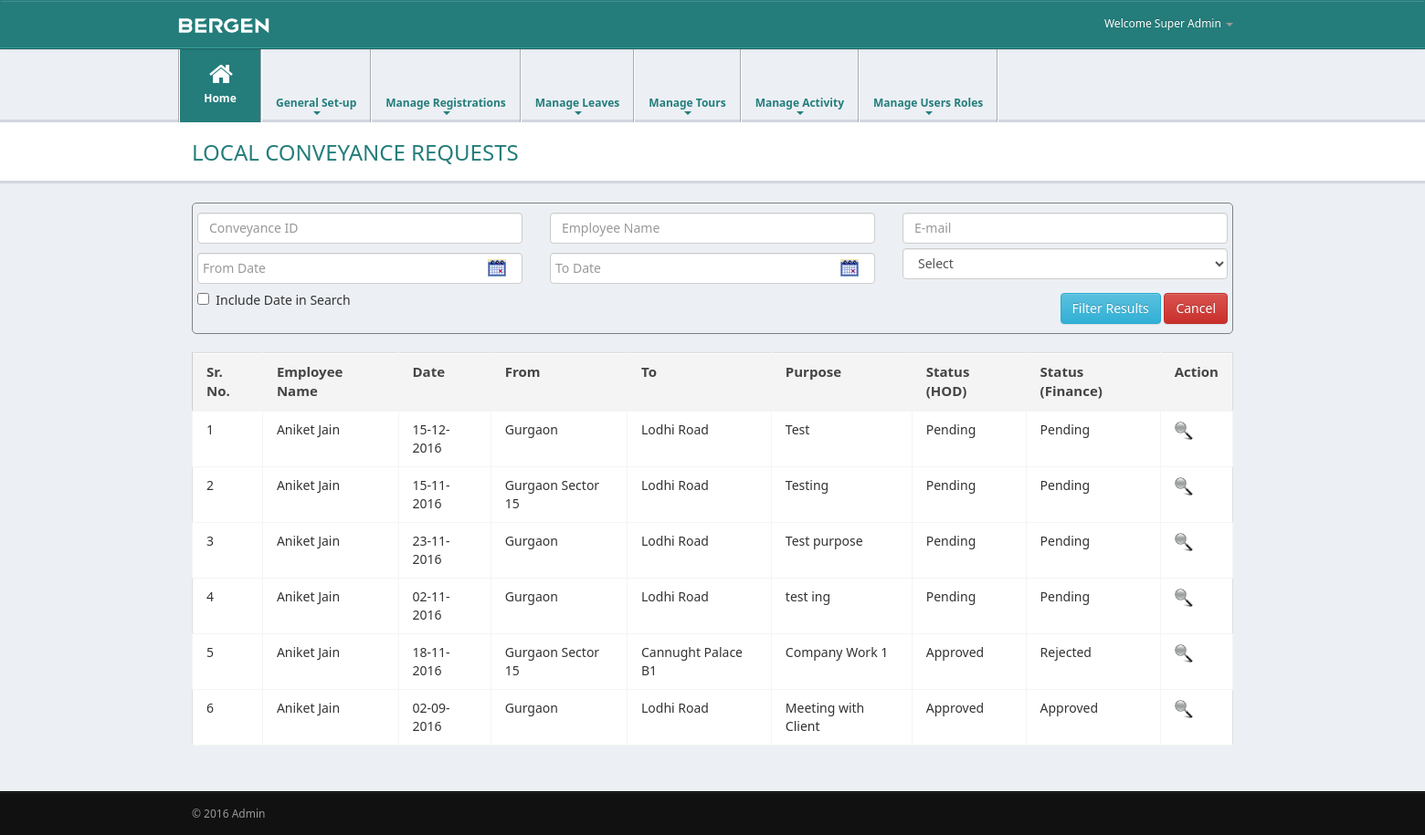
The page /index.php?Option=Tour&SubOption=localConveyanceRequests (signed in) on the database its author committed.
### tables this page shows
CREATE TABLE IF NOT EXISTS `local_conveyance_requests` (
  `id` int(11) NOT NULL AUTO_INCREMENT,
  `emp_id` int(11) NOT NULL COMMENT 'ID of employee (Refers to "employees" table)',
  `type` enum('Advance','Reimbursement') NOT NULL,
  `date` date NOT NULL,
  `from` varchar(255) NOT NULL,
  `to` varchar(255) NOT NULL,
  `paid_by` enum('Company','Self') NOT NULL,
  `purpose` text NOT NULL,
  `travel_mode` varchar(255) NOT NULL,
  `amount` float NOT NULL,
  `start_meter_reading` float NOT NULL,
  `end_meter_reading` float NOT NULL,
  `total_kms` float NOT NULL,
  `approve_status_HOD1` enum('pending','approved','rejected') NOT NULL DEFAULT 'pending',
  `HOD1_comment` text NOT NULL,
  `approved_by_HOD1_id` int(11) NOT NULL DEFAULT '0',
  `approve_status_HOD2` enum('pending','approved','rejected') NOT NULL DEFAULT 'pending',
  `HOD2_comment` text NOT NULL,
  `approve_status_finance` enum('pending','approved','rejected') NOT NULL DEFAULT 'pending',
  `finance_comment` text NOT NULL,
  `approved_by_finance_id` int(11) DEFAULT '0',
  `amount_deposited` float NOT NULL,
  `created_date` datetime NOT NULL,
  `last_updated` datetime NOT NULL,
  PRIMARY KEY (`id`)
);

CREATE TABLE IF NOT EXISTS `employees` (
  `emp_id` int(11) NOT NULL AUTO_INCREMENT,
  `first_name` varchar(255) NOT NULL,
  `last_name` varchar(255) NOT NULL,
  `email` varchar(255) NOT NULL,
  `password` varchar(255) NOT NULL,
  `department_id` int(11) NOT NULL COMMENT 'ID of department',
  `designation_id` int(11) NOT NULL COMMENT 'ID of designation',
  `branch_id` int(11) NOT NULL,
  `address` text NOT NULL,
  `phone` bigint(20) NOT NULL,
  `emp_code` varchar(255) NOT NULL,
  `status` enum('active','inactive') NOT NULL DEFAULT 'active',
  `emp_category` enum('originator','authorizer','both') NOT NULL,
  `birth_date` date NOT NULL,
  `joining_date` date NOT NULL,
  `pan_number` varchar(255) NOT NULL,
  `passport_number` varchar(255) NOT NULL,
  `HOD_1_id` int(11) NOT NULL,
  `HOD_1_name` varchar(255) NOT NULL,
  `HOD_1_email` varchar(255) NOT NULL,
  `HOD_2_id` int(11) NOT NULL,
  `HOD_2_name` varchar(255) NOT NULL,
  `HOD_2_email` varchar(255) NOT NULL,
  `hr_id` int(11) NOT NULL,
  `hr_name` varchar(255) NOT NULL,
  `hr_email` int(255) NOT NULL,
  `role_id` int(11) NOT NULL COMMENT 'Refers to the ID of table "roles"',
  `bank_name` varchar(255) NOT NULL,
  `bank_ac_number` varchar(200) NOT NULL,
  `bank_ifsc_Code` varchar(20) NOT NULL,
  `bank_branch_address` text NOT NULL,
  `created_date` datetime NOT NULL,
  `last_password_change` datetime NOT NULL,
  PRIMARY KEY (`emp_id`)
);

### classes/class.LocalConveyance.inc.php (called while the page is built, shortened)
<?php
class LocalConveyance
{
	public function getLocalConveyanceRequests($empId, $category = 'originator', $conveyanceId = 0, $start = '', $end = '')
	{
		$search_text_condition = $this->getSearchTextCondition();
		$query = "SELECT lcr.*, e.first_name, e.last_name, e.HOD_1_id, e.HOD_2_id, e.hr_id, e.email, e.branch_id FROM local_conveyance_requests AS lcr INNER JOIN employees AS e ON lcr.emp_id = e.emp_id WHERE 1=1 ";
		$query .= $search_text_condition;
		if($conveyanceId > 0 && $category == 'originator')
		{
			$query .= " AND lcr.id = '".$conveyanceId."' AND lcr.emp_id = '".$empId."'";
		}
		elseif($conveyanceId > 0 && $category == 'authorizer')
		{
			$query .= " AND lcr.id = '".$conveyanceId."' AND e.HOD_1_id = '".$empId."' ";
		}
		elseif($conveyanceId > 0 && $category == 'superadmin')
		{
			$query .= " AND lcr.id = '".$conveyanceId."' ";
		}
		elseif($conveyanceId > 0 && ($category == 'finance' || $category == 'hr'))
		{
			$query .= " AND lcr.id = '".$conveyanceId."' ";
		}
		elseif($category == 'authorizer')
		{
			$query .= " AND e.HOD_1_id = '".$empId."' ";
		}
		elseif($category == 'superadmin')
		{
			$query .= " ";
		}
		elseif($category == 'hr')
		{
			$query .= " ";
		}
		elseif($category == 'finance')
		{
			$query .= " AND (lcr.approve_status_HOD1 = 'approved' OR lcr.approve_status_HOD2 = 'approved') AND e.branch_id = (SELECT branch_id FROM admin_users WHERE user_id = '".$empId."') ";
		}
		else
		{
			$query .= " AND e.emp_id = '".$empId."' ";
		}
		$query .= " ORDER BY lcr.id DESC";
		if($end > 0)
		{
			$query .= " LIMIT $start, $end";
		}
		$rsQuery = $GLOBALS['obj_db']->execute_query($query);
        return $rsQuery;
	}
	public function getSearchTextCondition()
    {
		$search_text_condition = "";
        return $search_text_condition;
    }
}
?>

### classes/class.Database.inc.php (called while the page is built, shortened)
<?php
class Database
{
	public $link;
	private $db_host;
	private $db_name;
	private $db_user;
	private $db_password;
	function __construct($db_host = DB_HOST, $db_user = DB_USER, $db_password = DB_PASSWORD, $db_name = DB_NAME)
	{
		$this->db_host = $db_host;
		$this->db_name = $db_name;
		$this->db_user = $db_user;
		$this->db_password = $db_password;
	}
	function get_database_link()
	{
		$this->link = mysqli_connect($this->db_host, $this->db_user, $this->db_password, $this->db_name);
		if (mysqli_connect_errno())
		{
			$error = mysqli_connect_error();
			$this->error_function($error);
		}
		else
		{
			return $this->link;
		}
	}
	function execute_query($query, $file='', $line=0, $func='')
	{
		$rs = mysqli_query($this->link, $query) or die($this->error_function(mysqli_error($this->link), $file, $line, $func, $query));
		return $rs;
	}
    public function fetch_array($resultSet, $mode = '')
    {
		if(!$mode)
		{
			$mode = MYSQLI_BOTH;
		}
		elseif($mode == 'ASSOC')
		{
			$mode = MYSQLI_ASSOC;
		}
		elseif($mode == 'NUM')
		{
			$mode = MYSQLI_NUM;
		}
		elseif($mode == 'BOTH')
		{
			$mode = MYSQLI_BOTH;
		}
        return @mysqli_fetch_array($resultSet, $mode);
    }
    public function num_rows($resultSet)
    {
        return @mysqli_num_rows($resultSet);
    }
}

### includes/tour/local_conveyance_requests.php (the view, shortened to what this page needs)
<link href="<?php echo SITE_URL;?>/css/jquery.fancybox.css" rel="stylesheet">
<?php
require_once("".CLASS_PATH."/class.LocalConveyance.inc.php");
$objLocalConveyance = new LocalConveyance;
?>
<div class="page-header">
	<h3>Local Conveyance Requests</h3>
</div>
<div class="col-md-12" style="clear:both; border: 1px solid grey; border-radius: 5px; padding: 5px; margin-bottom: 20px;">
	<form name="search_form" method="post" action="index.php?Option=Tour&SubOption=localConveyanceRequests">
	<div class="row">
	  <div class="tourform">
		<div class="col-md-4">
			<input type="search" name="txt_search_conveyance_id" value="<?php echo $_REQUEST['txt_search_conveyance_id']; ?>" class="form-control" placeholder="Conveyance ID">
		</div>
		<div class="col-md-4">
			<input type="search" name="txt_search_emp_name" value="<?php echo $_REQUEST['txt_search_emp_name']; ?>" class="form-control" placeholder="Employee Name">
		</div>
		<div class="col-md-4">
			<input type="search" name="txt_search_email" value="<?php echo $_REQUEST['txt_search_email']; ?>" class="form-control" placeholder="E-mail">
		</div>
	</div>
	</div>
	<div class="row">
	<div class="tourform">
		<div class="col-md-4">
			<input type="search" name="txt_search_date_from" id="txt_search_date_from" value="<?php echo $_REQUEST['txt_search_date_from']; ?>" class="form-control date-picker" placeholder="From Date" readonly="readonly">
		</div>
		<div class="col-md-4">
			<input type="search" name="txt_search_date_to" id="txt_search_date_to" value="<?php echo $_REQUEST['txt_search_date_to']; ?>" class="form-control date-picker" placeholder="To Date" readonly="readonly">
		</div>
		<div class="col-md-4">
			<select name="txt_search_status" class="form-control">
				<option value="-1">Select</option>
			</select>
		</div>
		</div>
     </div>
     <div class="row">
     <div class="tourform">
		<div class="col-md-4" style="text-align: left;">
			<input type="checkbox" name="date_included" id="date_included" <?php echo (!empty($_REQUEST['date_included'])) ? 'checked' : ''; ?> />&nbsp;&nbsp;Include Date in Search
		</div>
		<div class="col-md-8" style="text-align: right;">
			<input type="submit" class="btn btn-info" value="Filter Results">
			<input type="button" onclick="window.location.href='index.php?Option=Tour&SubOption=localConveyanceRequests';" class="btn btn-danger" value="Cancel" />
		</div>
		</div>
	</div>
	</form>
</div>
		<form action="index.php?Option=Tour&SubOption=localConveyanceRequests" method="post" name="frmUpdate" id="frmUpdate">
		<div class="table-responsive">
			<table class="table table-bordered table-hover table-striped">
                <thead>
                  <tr>
				    <th>Sr. No.</th>
                    <th>Employee Name</th>
                    <th>Date</th>
					<th>From</th>
					<th>To</th>
					<th>Purpose</th>
					<th>Status (HOD)</th>
					<th>Status (Finance)</th>
					<th>Action</th>
				  </tr>
                </thead>
				<tbody>
				<?php
				$end = 20;
				$page = $_REQUEST['page'];
				if($page)
					$start = ($page - 1) * $end;
				else
					$start = 0;
				$rsTourRequest = $objLocalConveyance->getLocalConveyanceRequests($_SESSION['userId'], $_SESSION['userType'], 0, $start, $end);
				if($GLOBALS['obj_db']->num_rows($rsTourRequest))
				{
					$i = 1;
					while($rowRequest = $GLOBALS['obj_db']->fetch_array($rsTourRequest))
					{
						$dateObj = new DateTime($rowRequest['date']);
					?>
					<tr>
						<td><?php echo $i; ?></td>
						<td><?php echo $rowRequest['first_name']." ".$rowRequest['last_name']; ?></td>
						<td>
							<?php echo $dateObj->format("d-m-Y"); ?>
						</td>
						<td>
							<?php echo $rowRequest['from']; ?>
						</td>
						<td>
							<?php echo $rowRequest['to']; ?>
						</td>
						<td>
							<?php echo $rowRequest['purpose']; ?>
						</td>
						<td><?php echo ucfirst($rowRequest['approve_status_HOD1']); ?></td>
						<td><?php echo ucfirst($rowRequest['approve_status_finance']); ?></td>
						<td>
							<a href="./view_conveyance_request.php?conveyanceId=<?php echo $rowRequest['id']; ?>&userType=<?php echo $_SESSION['userType']; ?>" class="iframe_fancybox" title="Local Conveyance Details - <?php echo $rowRequest['first_name']." ".$rowRequest['last_name']; ?>">
								<img src="<?php echo SITE_URL;?>/images/icon-search.png" style="width:20px; height:20px;" />
							</a>
						</td>
					</tr>
					<?php
						$i++;
					}
				}
				else
				{
					echo '<tr><td colspan="100%" align="center">You have no requests.</td></tr>';
				}
				?>
		       </tbody>
		    </table>
		</div>
	</form>
	<table width="100%">
		<tr>
			<td colspan="100%">
			</td>
		</tr>
	</table>

### rows shown on the page
local_conveyance_requests: emp.first_name "Aniket", emp.last_name "Jain", date "15-12-2016", from "Gurgaon", to "Lodhi Road", purpose "Test", approve_status_HOD1 "Pending", approve_status_finance "Pending"
local_conveyance_requests: emp.first_name "Aniket", emp.last_name "Jain", date "15-11-2016", from "Gurgaon Sector 15", to "Lodhi Road", purpose "Testing", approve_status_HOD1 "Pending", approve_status_finance "Pending"
local_conveyance_requests: emp.first_name "Aniket", emp.last_name "Jain", date "23-11-2016", from "Gurgaon", to "Lodhi Road", purpose "Test purpose", approve_status_HOD1 "Pending", approve_status_finance "Pending"
local_conveyance_requests: emp.first_name "Aniket", emp.last_name "Jain", date "02-11-2016", from "Gurgaon", to "Lodhi Road", purpose "test ing", approve_status_HOD1 "Pending", approve_status_finance "Pending"
local_conveyance_requests: emp.first_name "Aniket", emp.last_name "Jain", date "18-11-2016", from "Gurgaon Sector 15", to "Cannught Palace B1", purpose "Company Work 1", approve_status_HOD1 "Approved", approve_status_finance "Rejected"
local_conveyance_requests: emp.first_name "Aniket", emp.last_name "Jain", date "02-09-2016", from "Gurgaon", to "Lodhi Road", purpose "Meeting with Client", approve_status_HOD1 "Approved", approve_status_finance "Approved"

### other values the page prints
$_SESSION['userName'] "Super Admin"
$serviceDetails['serviceName'] "General Set-up"
$serviceDetails['serviceName'] "Manage Registrations"
$serviceDetails['serviceName'] "Manage Leaves"
$serviceDetails['serviceName'] "Manage Tours"
$serviceDetails['serviceName'] "Manage Activity"
$serviceDetails['serviceName'] "Manage Users Roles"
